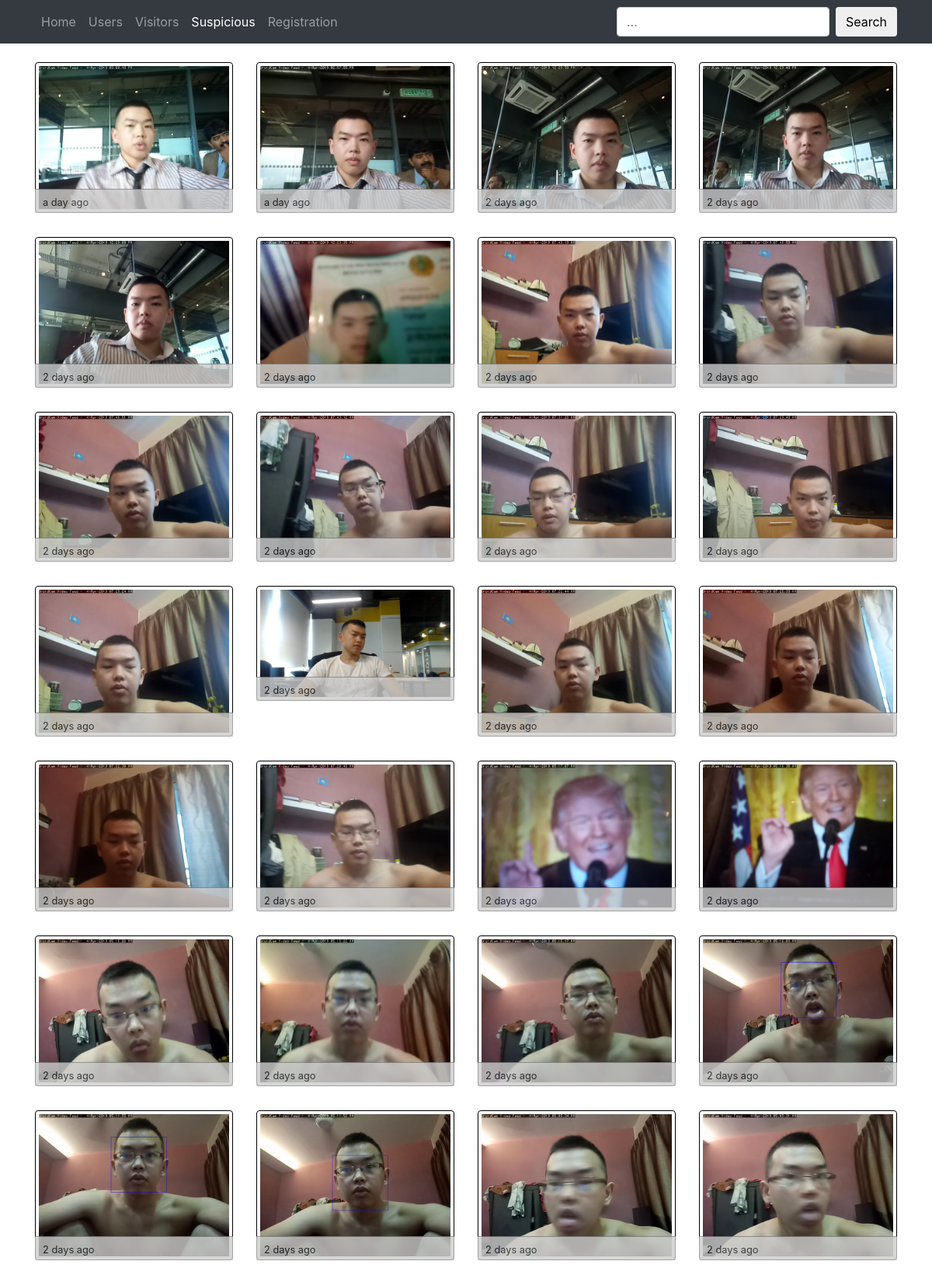
Page /suspicious/ (upper part) on the committed database.
### create_db.py (models this page shows, shortened)
class Suspicious(Base):
    __tablename__ = "suspicious"
    id = Column(Integer, primary_key=True, autoincrement=True)
    time = Column(DateTime, default=func.now())
    image = Column(String(250), nullable=False)

### webserver.py (the view)
@app.route('/suspicious/', methods=['GET'])
def suspicious():
    suspicious = session.query(Suspicious).order_by(Suspicious.time.desc()).all()
    return render_template('suspicious.html', suspicious=suspicious)

### templates/suspicious.html (shortened to what this page needs)
<!DOCTYPE html>
<html lang="en">
  <head>
    <link rel=stylesheet type=text/css href="{{ url_for('static', filename='vendor/bootstrap/css/bootstrap.min.css') }}">
    <link rel=stylesheet type=text/css href="{{ url_for('static', filename='css/thumbnail-gallery.css') }}">
    <link rel=stylesheet type=text/css href="{{ url_for('static', filename='css/croppr.min.css') }}">
  </head>
  <body>
    {% include 'navigation.html' %}
    <div class="container">
      <div class="row text-center text-lg-left">
        {% for susp in suspicious: %}
        <div class="col-lg-3 col-md-4 col-xs-6">
            <img style='width: 100%; border: 1px solid black;' class="img-fluid img-thumbnail" src="{{url_for('static', filename='images/suspicious/'+susp.id|string+'.'+susp.image)}}" alt="">
            <div class="bottom-left"><small><time class="timeago" datetime="{{susp.time}}">5 months ago</time></small></div>
        </div>
        {% endfor %}
      </div>
    </div>
  </body>
</html>

### static/css/thumbnail-gallery.css (style rules this page uses)
body { padding-top: 54px; }
@media (min-width: 992px) { body { padding-top: 56px; } }

### templates/suspicious.html (style rules this page uses)
.bottom-left { position: relative; bottom: 31px; border-top: 1px solid grey; background-color: #CCC; width: 100%; padding: 3px 10px 3px 10px; opacity: 0.8; }

### rows in the picture
Suspicious: shows a picture
Suspicious: shows a picture
Suspicious: shows a picture
Suspicious: shows a picture
Suspicious: shows a picture
Suspicious: shows a picture
Suspicious: shows a picture
Suspicious: shows a picture
Suspicious: shows a picture
Suspicious: shows a picture
Suspicious: shows a picture
Suspicious: shows a picture
Suspicious: shows a picture
Suspicious: shows a picture
Suspicious: shows a picture
Suspicious: shows a picture
Suspicious: shows a picture
Suspicious: shows a picture
Suspicious: shows a picture
Suspicious: shows a picture
Suspicious: shows a picture
Suspicious: shows a picture
Suspicious: shows a picture
Suspicious: shows a picture
Suspicious: shows a picture
Suspicious: shows a picture
Suspicious: shows a picture
Suspicious: shows a picture
